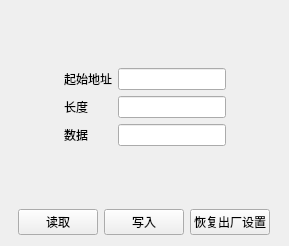
<?xml version="1.0" encoding="UTF-8"?>
<ui version="4.0">
 <class>ParamAdd6CDlg</class>
 <widget class="QWidget" name="ParamAdd6CDlg">
  <property name="geometry">
   <rect>
    <x>0</x>
    <y>0</y>
    <width>289</width>
    <height>246</height>
   </rect>
  </property>
  <property name="windowTitle">
   <string>Form</string>
  </property>
  <layout class="QGridLayout" name="gridLayout_2">
   <item row="0" column="0">
    <layout class="QVBoxLayout" name="verticalLayout">
     <item>
      <spacer name="verticalSpacer_2">
       <property name="orientation">
        <enum>Qt::Vertical</enum>
       </property>
       <property name="sizeHint" stdset="0">
        <size>
         <width>20</width>
         <height>40</height>
        </size>
       </property>
      </spacer>
     </item>
     <item>
      <layout class="QHBoxLayout" name="horizontalLayout_2">
       <item>
        <spacer name="horizontalSpacer_3">
         <property name="orientation">
          <enum>Qt::Horizontal</enum>
         </property>
         <property name="sizeHint" stdset="0">
          <size>
           <width>40</width>
           <height>20</height>
          </size>
         </property>
        </spacer>
       </item>
       <item>
        <layout class="QGridLayout" name="gridLayout">
         <item row="0" column="0">
          <widget class="QLabel" name="label">
           <property name="text">
            <string>起始地址</string>
           </property>
          </widget>
         </item>
         <item row="0" column="1">
          <widget class="QLineEdit" name="lineEdit"/>
         </item>
         <item row="1" column="0">
          <widget class="QLabel" name="label_2">
           <property name="text">
            <string>长度</string>
           </property>
          </widget>
         </item>
         <item row="1" column="1">
          <widget class="QLineEdit" name="lineEdit_2"/>
         </item>
         <item row="2" column="0">
          <widget class="QLabel" name="label_3">
           <property name="text">
            <string>数据</string>
           </property>
          </widget>
         </item>
         <item row="2" column="1">
          <widget class="QLineEdit" name="lineEdit_3"/>
         </item>
        </layout>
       </item>
       <item>
        <spacer name="horizontalSpacer_4">
         <property name="orientation">
          <enum>Qt::Horizontal</enum>
         </property>
         <property name="sizeHint" stdset="0">
          <size>
           <width>40</width>
           <height>20</height>
          </size>
         </property>
        </spacer>
       </item>
      </layout>
     </item>
     <item>
      <spacer name="verticalSpacer">
       <property name="orientation">
        <enum>Qt::Vertical</enum>
       </property>
       <property name="sizeHint" stdset="0">
        <size>
         <width>20</width>
         <height>40</height>
        </size>
       </property>
      </spacer>
     </item>
     <item>
      <layout class="QHBoxLayout" name="horizontalLayout">
       <item>
        <spacer name="horizontalSpacer">
         <property name="orientation">
          <enum>Qt::Horizontal</enum>
         </property>
         <property name="sizeHint" stdset="0">
          <size>
           <width>40</width>
           <height>20</height>
          </size>
         </property>
        </spacer>
       </item>
       <item>
        <widget class="QPushButton" name="pushButton_2">
         <property name="text">
          <string>读取</string>
         </property>
        </widget>
       </item>
       <item>
        <widget class="QPushButton" name="pushButton">
         <property name="text">
          <string>写入</string>
         </property>
        </widget>
       </item>
       <item>
        <widget class="QPushButton" name="pushButton_5">
         <property name="text">
          <string>恢复出厂设置</string>
         </property>
        </widget>
       </item>
       <item>
        <spacer name="horizontalSpacer_2">
         <property name="orientation">
          <enum>Qt::Horizontal</enum>
         </property>
         <property name="sizeHint" stdset="0">
          <size>
           <width>40</width>
           <height>20</height>
          </size>
         </property>
        </spacer>
       </item>
      </layout>
     </item>
    </layout>
   </item>
  </layout>
 </widget>
 <resources/>
 <connections/>
</ui>
